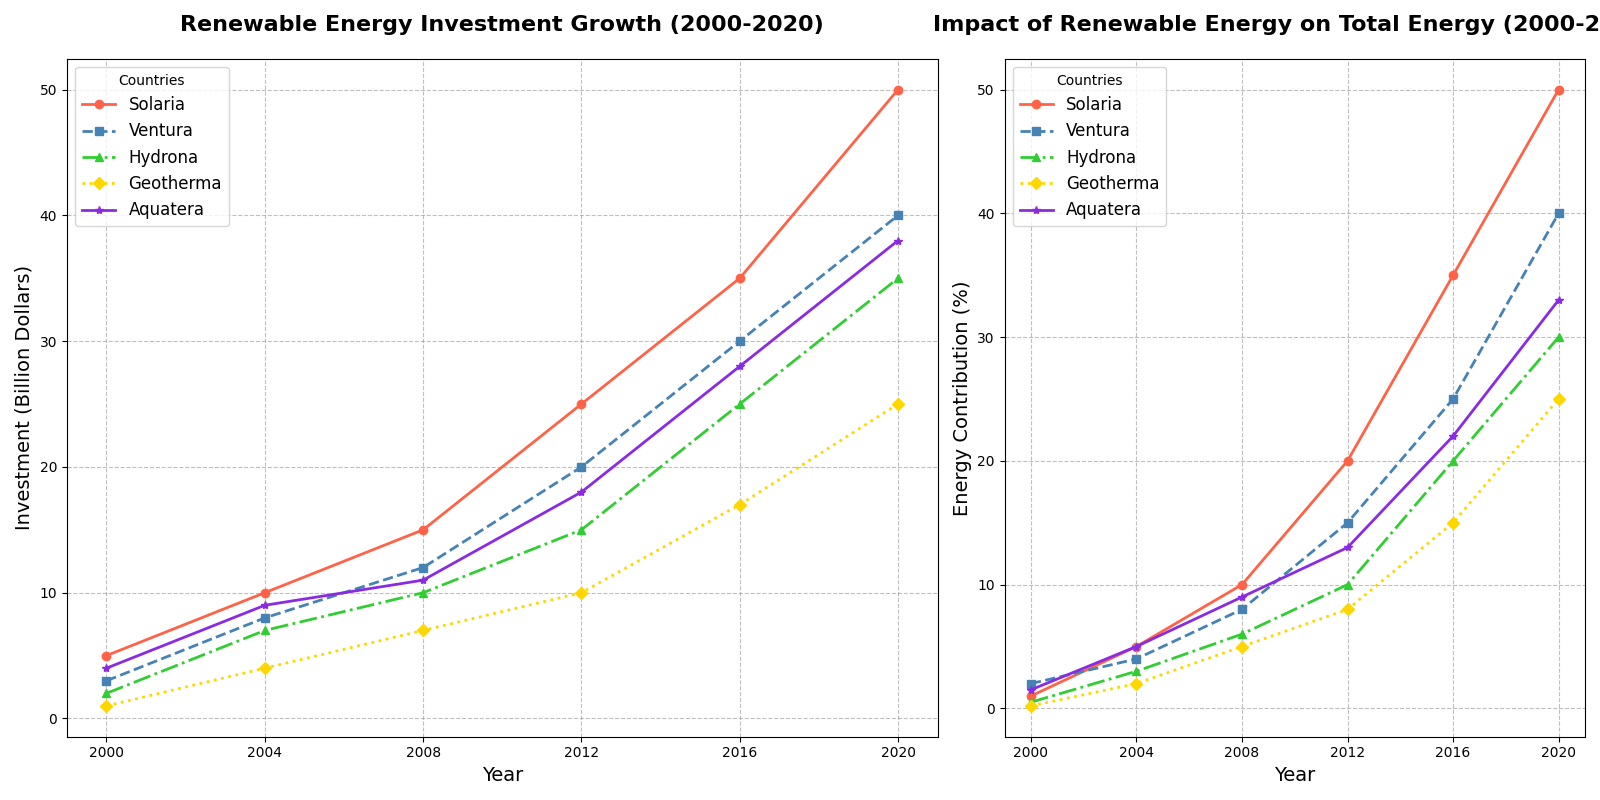

Write Python code to recreate this figure.
import matplotlib.pyplot as plt
import numpy as np

years = np.arange(2000, 2021, 4)
countries = ['Solaria', 'Ventura', 'Hydrona', 'Geotherma', 'Aquatera']

solaria_investment = [5, 10, 15, 25, 35, 50]
ventura_investment = [3, 8, 12, 20, 30, 40]
hydrona_investment = [2, 7, 10, 15, 25, 35]
geotherma_investment = [1, 4, 7, 10, 17, 25]
aquatera_investment = [4, 9, 11, 18, 28, 38]  # New data series

solaria_impact = [1, 5, 10, 20, 35, 50]
ventura_impact = [2, 4, 8, 15, 25, 40]
hydrona_impact = [0.5, 3, 6, 10, 20, 30]
geotherma_impact = [0.2, 2, 5, 8, 15, 25]
aquatera_impact = [1.5, 5, 9, 13, 22, 33]  # New data series

fig, (ax1, ax2) = plt.subplots(nrows=1, ncols=2, figsize=(16, 8), gridspec_kw={'width_ratios': [3, 2]})

ax1.plot(years, solaria_investment, marker='o', linestyle='-', color='#FF6347', linewidth=2, label='Solaria')
ax1.plot(years, ventura_investment, marker='s', linestyle='--', color='#4682B4', linewidth=2, label='Ventura')
ax1.plot(years, hydrona_investment, marker='^', linestyle='-.', color='#32CD32', linewidth=2, label='Hydrona')
ax1.plot(years, geotherma_investment, marker='D', linestyle=':', color='#FFD700', linewidth=2, label='Geotherma')
ax1.plot(years, aquatera_investment, marker='*', linestyle='-', color='#8A2BE2', linewidth=2, label='Aquatera')  # New country

ax1.set_title('Renewable Energy Investment Growth (2000-2020)', fontsize=16, weight='bold', pad=20)
ax1.set_xlabel('Year', fontsize=14)
ax1.set_ylabel('Investment (Billion Dollars)', fontsize=14)
ax1.set_xticks(years)
ax1.grid(True, linestyle='--', which='both', color='grey', alpha=0.5)
ax1.legend(title='Countries', loc='best', fontsize=12)

# Second subplot
ax2.plot(years, solaria_impact, marker='o', linestyle='-', color='#FF6347', linewidth=2, label='Solaria')
ax2.plot(years, ventura_impact, marker='s', linestyle='--', color='#4682B4', linewidth=2, label='Ventura')
ax2.plot(years, hydrona_impact, marker='^', linestyle='-.', color='#32CD32', linewidth=2, label='Hydrona')
ax2.plot(years, geotherma_impact, marker='D', linestyle=':', color='#FFD700', linewidth=2, label='Geotherma')
ax2.plot(years, aquatera_impact, marker='*', linestyle='-', color='#8A2BE2', linewidth=2, label='Aquatera')  # New country

ax2.set_title('Impact of Renewable Energy on Total Energy (2000-2020)', fontsize=16, weight='bold', pad=20)
ax2.set_xlabel('Year', fontsize=14)
ax2.set_ylabel('Energy Contribution (%)', fontsize=14)
ax2.set_xticks(years)
ax2.grid(True, linestyle='--', which='both', color='grey', alpha=0.5)
ax2.legend(title='Countries', loc='best', fontsize=12)

plt.tight_layout()
plt.show()
